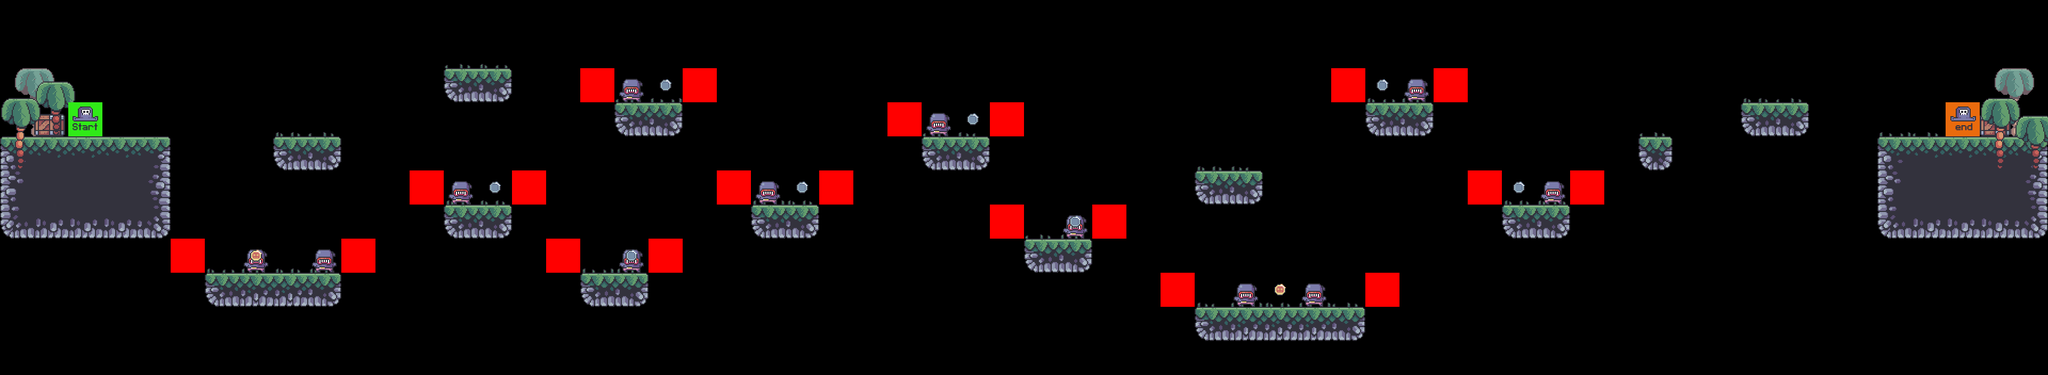

The image is a tile-based game level rendered from a .tmx file. Its description and source (layers, tilesets, objects; grid data summarised) follow:
An orthogonal 60x11 tile map with 64x64 px tiles, 9 tile layers (bg_palms, terrain, grass, crates, ...), 7 tilesets.

<map version="1.10" tiledversion="1.10.1" orientation="orthogonal" renderorder="right-down" width="60" height="11" tilewidth="64" tileheight="64" infinite="0" nextlayerid="10" nextobjectid="1">
 <editorsettings>
  <export target="../4/level_4.csv" format="csv" />
 </editorsettings>
 <tileset firstgid="1" source="../tile_sets/terrain_tiles.tsx" />
 <tileset firstgid="17" source="../tile_sets/coin_tiles.tsx" />
 <tileset firstgid="19" source="../tile_sets/grass_teils.tsx" />
 <tileset firstgid="24" source="../tile_sets/palms.tsx" />
 <tileset firstgid="27" source="../tile_sets/crate.tsx" />
 <tileset firstgid="28" source="../tile_sets/setup_tiles.tsx" />
 <tileset firstgid="30" source="../tile_sets/e_setup_tile.tsx" />
 <layer id="5" name="bg_palms" width="60" height="11">
  <data>[660 cells, 2 non-empty, 1 distinct tile ids]</data>
 </layer>
 <layer id="1" name="terrain" width="60" height="11">
  <data>[660 cells, 64 non-empty, 13 distinct tile ids]</data>
 </layer>
 <layer id="3" name="grass" width="60" height="11">
  <data>[660 cells, 39 non-empty, 5 distinct tile ids]</data>
 </layer>
 <layer id="6" name="crates" width="60" height="11">
  <data>[660 cells, 2 non-empty, 1 distinct tile ids]</data>
 </layer>
 <layer id="8" name="enemies" width="60" height="11">
  <data>[660 cells, 12 non-empty, 1 distinct tile ids]</data>
 </layer>
 <layer id="9" name="constraints" width="60" height="11">
  <data>[660 cells, 20 non-empty, 1 distinct tile ids]</data>
 </layer>
 <layer id="4" name="fg_palms" width="60" height="11">
  <data>[660 cells, 4 non-empty, 2 distinct tile ids]</data>
 </layer>
 <layer id="2" name="coins" width="60" height="11">
  <data>[660 cells, 10 non-empty, 2 distinct tile ids]</data>
 </layer>
 <layer id="7" name="player" width="60" height="11">
  <data>[660 cells, 2 non-empty, 2 distinct tile ids]</data>
 </layer>
</map>
